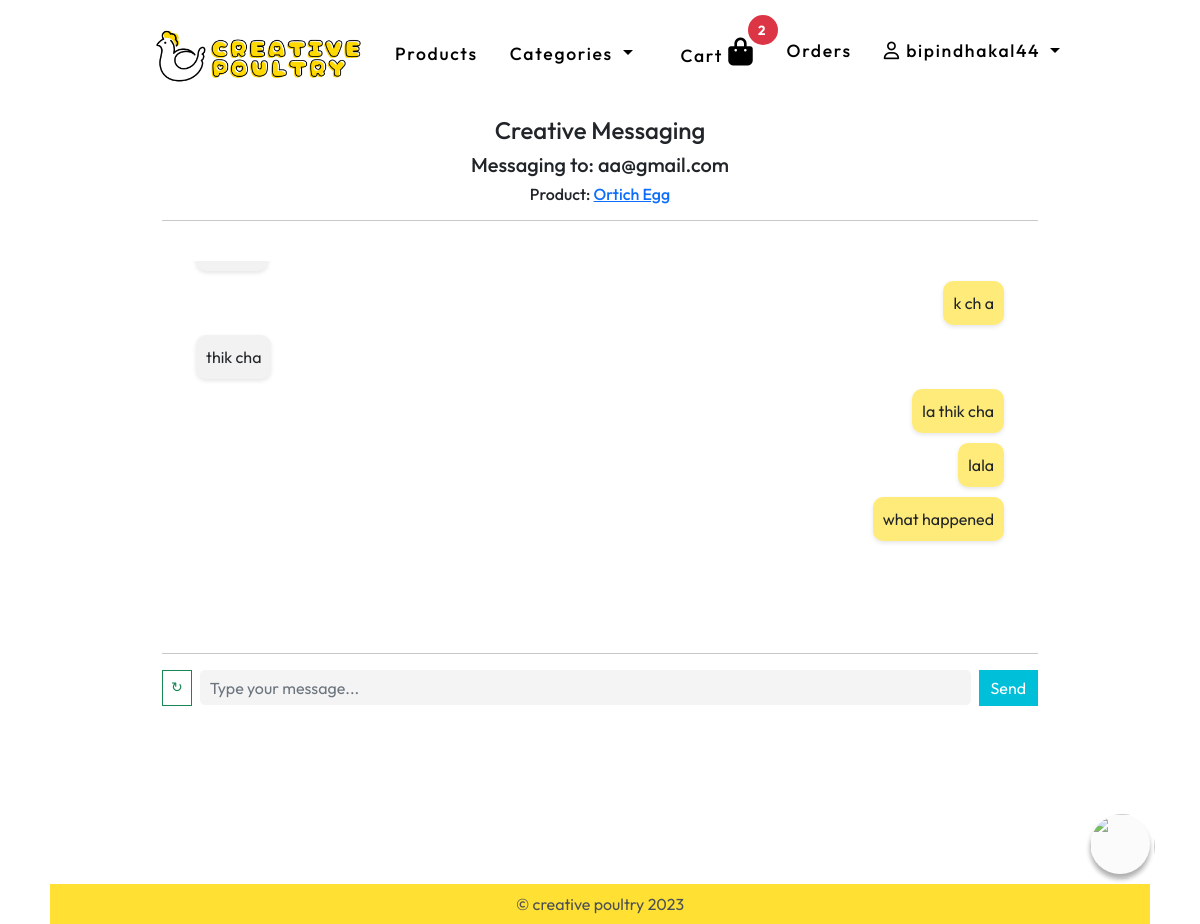
Page /messaging/message-room/7 (signed in) on the committed database.
### account/models.py (models this page shows)
class User(AbstractBaseUser, PermissionsMixin):
    email = models.EmailField(unique=True)
    first_name = models.CharField(max_length=30, blank=True)
    last_name = models.CharField(max_length=30, blank=True)
    is_active = models.BooleanField(default=True)
    is_staff = models.BooleanField(default=False)
    document = models.BooleanField(default=False)
    date_joined = models.DateTimeField(default=timezone.now)
    is_business = models.BooleanField(default=False)
    is_customer = models.BooleanField(default=False)
    is_approved = models.BooleanField(default=False)
    USERNAME_FIELD = 'email'
    REQUIRED_FIELDS = []
    objects = CustomUserManager()
    def __str__(self):
        return self.email
    @property
    def username(self):
        return self.email.split('@')[0]

### messaging/models.py (models this page shows, shortened)
class MessageRoom(models.Model):
    sender = models.ForeignKey(User, related_name='sender_rooms', on_delete=models.CASCADE)
    receiver = models.ForeignKey(User, related_name='receiver_rooms', on_delete=models.CASCADE)
    created_at = models.DateTimeField(auto_now_add=True)
    product = models.ForeignKey(Product, on_delete=models.CASCADE)
    @property
    def messages(self):
        return Message.objects.filter(room=self.id)

class Message(models.Model):
    room = models.ForeignKey(MessageRoom, on_delete=models.CASCADE)
    sender = models.ForeignKey(User, related_name='sent_messages', on_delete=models.CASCADE)
    content = models.TextField()
    timestamp = models.DateTimeField(auto_now_add=True)

### product/models.py (models this page shows, shortened)
class Product(models.Model):
    category = models.ForeignKey(Category, on_delete=models.CASCADE)
    creator = models.ForeignKey(User, on_delete=models.CASCADE)
    name = models.CharField(max_length=100, null=False)
    desc = models.TextField(null=False)
    price = models.IntegerField(default=0, null=False)
    discount = models.IntegerField(default=0, null=False)
    image = models.ImageField(upload_to='product_images', null=False)
    stock_quantity = models.PositiveIntegerField(default=0, null=False)

### messaging/views.py (the view)
# urls.py: path('message-room/<int:id>', message_room, name='message-room'),
@login_required
def message_room(request,id):
    message_room = get_object_or_404(MessageRoom, id=id)
    if request.user == message_room.sender or request.user == message_room.receiver:
        return render(request, 'messaging/messageroom.html', {'message_room':message_room})
    else:
        return HttpResponse('Unauthorized access. Sorry')

### product/category_nav.py (called while the page is built)
def navbar(request):
    cartcount =0
    if not request.user.is_anonymous and request.user.is_customer :
        cart = Cart.objects.get(user=request.user)
        cartcount = CartItem.objects.filter(cart=cart).count()
    cats = Category.objects.all()
    return {'categories': cats,'cartcount':cartcount}

### templates/messaging/messageroom.html (shortened to what this page needs)
{% extends 'base.html' %}
{% block bodyblock %}
<div class="container-fluid px-0 mt-2 mx-0 homediv " >
    <div class="container col-lg-9 ">
        <h4 class="text-center">Creative Messaging</h4>
        {% if message_room.sender.email == request.user.email %}
        <div class="my-2 text-center">
           <h5>Messaging to: {{message_room.receiver}}</h5>
           <h6>Product: <a href="{%url 'product:detail' pk=message_room.product.id %}">{{message_room.product.name}}</a></h6>
        </div>
        {% elif message_room.receiver == request.user %}
        <div class="my-2 text-center">
            <h5>Messages From: {{message_room.sender}}</h5>
            <h6>Product: <a href="{%url 'product:detail' pk=message_room.product.id %}">{{message_room.product.name}}</a></h6>
         </div>
        {%endif%}
        <hr>
            <div>
                <div class="p-4"  style="height: 50vh;">
                    <div class="message" id="mbox">
                        {% for i in message_room.messages%}
                        {%if i.sender == request.user %}
                        <div class="outgoing">
                            <div class="omessage-text">
                               {{i.content}}
                            </div>
                        </div>
                        {%else%}
                        <div class="incoming">
                            <div class="imessage-text">
                                {{i.content}}
                            </div>
                        </div>
                        {%endif%}
                        {%empty%}
                        <p class="p-5 text-center">No messages yet.</p>
                        {%endfor%}
                    </div>
                </div>
                <hr>
                <div >
                <form action="{% url 'messaging:send_messages'%}" method="post" class="d-flex">
                    <button onclick="location.reload(); " class="btn btn-sm btn-outline-success me-2">&#x21bb;</button>
                    <input type="text" name="message" class="form-control" placeholder="Type your message..." required>
                    <button type="submit" class="btn btn-primary ms-2">Send</button>
                </form>
                </div>
            </div>
        </div>
        </div>
{% endblock %}

### templates/navbar.html (shortened to what this page needs)
  {% load static %}
<div class="container-fluid px-0 mx-0  ">
    <div class="container col-lg-10 py-3">
      {%if user.is_authenticated %}
        {%if user.is_business%}
        {% include 'businessnavbar.html'%}
        {%else%}
      <nav class="navbar navbar-expand-lg">
        <div class="container-fluid">
          <a class=" text-decoration-none logo" href="{%url 'product:home' %}">
            <img height="60" src="{% static 'images/logo.png'%}" alt="logo">
          </a>
          <div class="collapse navbar-collapse" id="navbarSupportedContent">
            <ul class="navbar-nav me-auto mb-2 mb-lg-0">
              <li class="nav-item me-3">
                <a class="nav-link " href="{%url 'product:home' %}">Products</a>
              </li>
              <li class="nav-item dropdown me-2">
                <a class="nav-link dropdown-toggle" href="#" id="navbarDropdownMenuLink" role="button" data-bs-toggle="dropdown" aria-expanded="false">
                 Categories
                </a>
              </li>
            </ul>
              <ul class="navbar-nav ms-auto mb-2 mb-lg-0">
              <li class="nav-item me-3">
                <a class="nav-link position-relative" aria-current="page" href="{% url 'cart:home'%}"
                  >Cart <i class="fs-3 fa-solid fa-bag-shopping" title="cart"></i>
                  <span class="position-absolute top-0 start-100 translate-middle badge rounded-pill bg-danger">
                    {{cartcount}}
                    </span>
                  </a
                >
              </li>
              <li class="nav-item me-3">
                <a class="nav-link {{homepage}}" aria-current="page" href="{% url 'order:user-orders'%}"
                  >Orders</a
                >
              </li>
              <li class="nav-item dropdown me-2">
                <a class="nav-link dropdown-toggle" href="#" id="navbarDropdownMenuLink" role="button" data-bs-toggle="dropdown" aria-expanded="false">
                  <i class="fa-regular fa-user"></i> {{user.username}}
                </a>
              </li>
              </ul>
          </div>
        </div>
      </nav>
        {%endif%}
      {%endif%}
    </div>
  </div>

### staticfiles/css/style.css (style rules this page uses)
* { box-sizing: border-box; font-family: "Outfit", sans-serif; scroll-behavior: smooth; }
html, body { height: 90%; }
.homediv { min-height: calc(100% ) !important; }
.btn { border-radius: 0px !important; }
.nav-link { font-size: 1.1rem; font-weight: 500; letter-spacing: 1.7px; color: #000; transition: 0.78s; }
.logo { font-size: 1.5rem; font-weight: 600; letter-spacing: 1.7px; color: #000; transition: 0.78s; }
.btn-primary { background-color: #00bfd8 !important; color: #ffffff !important; border: none; }

### staticfiles/css/bot.css (style rules this page uses)
* { margin: 0; padding: 0; box-sizing: border-box; }
button { border: none; outline: none; cursor: pointer; }
.badge { position: absolute; width: 30px; height: 30px; background-color: red; color: white; border-radius: 50%; display: flex; justify-content: center; align-items: center; top: -10px; right: -10px; }
input[type="text"] { width: 100%; border: none; background-color: rgba(220, 221, 223, 0.322); font-size: 1rem; border-radius: 5px; height: 2.2rem; padding: 2px 10px; }

### templates/messaging/messageroom.html (style rules this page uses)
.message { overflow-y: auto; max-height: 300px; padding: 10px; }
.incoming { text-align: left; margin-bottom: 10px; }
.outgoing { text-align: right; margin-bottom: 10px; }
.imessage-text { display: inline-block; padding: 10px; border-radius: 10px; background-color: #f2f2f2; box-shadow: 0 2px 4px rgba(0, 0, 0, 0.1); }
.omessage-text { display: inline-block; padding: 10px; border-radius: 10px; background-color: #ffd90086; box-shadow: 0 2px 4px rgba(0, 0, 0, 0.1); }

### rows in the picture
User: username "bipindhakal44"
MessageRoom: receiver "aa@gmail.com", product.name "Ortich Egg"
Message: content "k ch a"
Message: content "thik cha"
Message: content "la thik cha"
Message: content "lala"
Message: content "what happened"

### other values in the picture
{{ cartcount }} "2"
